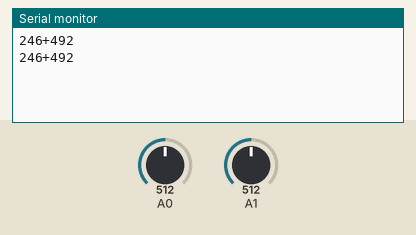
This sketch was run on a simulated Arduino Uno, built with avr-gcc and run on an emulated ATmega328P. On the bench: the last lines printed to the serial monitor. The test bench sets the inputs (shaded band); at power-on: A0 = 512, A1 = 512.

Above: at 1.8 s.
1.9 s: A0 set to 716
At 2.8 s:
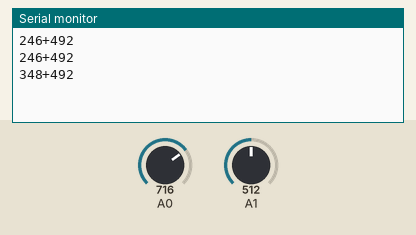
3.4 s: A1 set to 716
At 4.4 s:
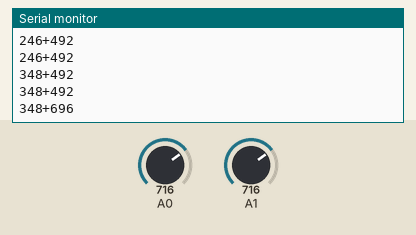
4.9 s: A0 set to 900
At 5.8 s:
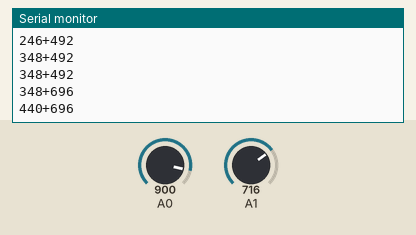
6.4 s: A1 set to 900
At 7.8 s:
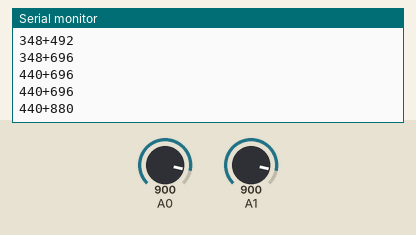
Timing chart, 0 to 8.9 s (numbered marks = the images above; inputs shaded):
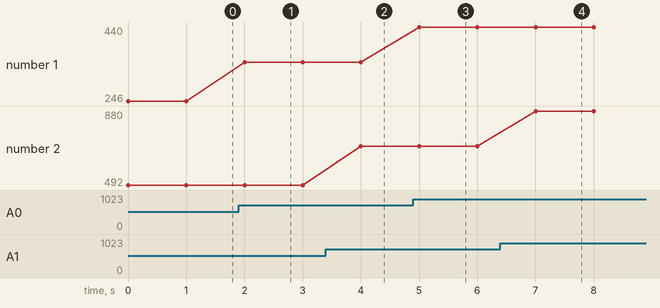

The sketch:

energymeter.ino
```cpp
void setup(){
  Serial.begin(9600);
}

void loop(){

  int load_1 = analogRead(0);
  int load_2 = analogRead(1);

  String s ="";

  if(load_1 > 20){
    load_1 -= 20;

  }
  if(load_2 > 20){
     load_2 -= 20;
  }

  s += load_1/2;
  s += '+';
  s += load_2;
  s +='\n';
//  Serial.print("Load1:");
//  Serial.println(load_2);
//

Serial.print(s);
delay(1000);
}
```

Measured:
- after the input at 1.9 s, the serial monitor: prints a new line after 0.10 s (image 1)
- after the input at 3.4 s, the serial monitor: prints a new line after 0.60 s (image 2)
- after the input at 4.9 s, the serial monitor: prints a new line after 0.10 s (image 3)
- after the input at 6.4 s, the serial monitor: prints a new line after 0.60 s (image 4)
- plotted number 1: 246 → 348 after the input at 1.9 s, 348 → 440 after the input at 4.9 s
- plotted number 2: 492 → 696 after the input at 3.4 s, 696 → 880 after the input at 6.4 s
